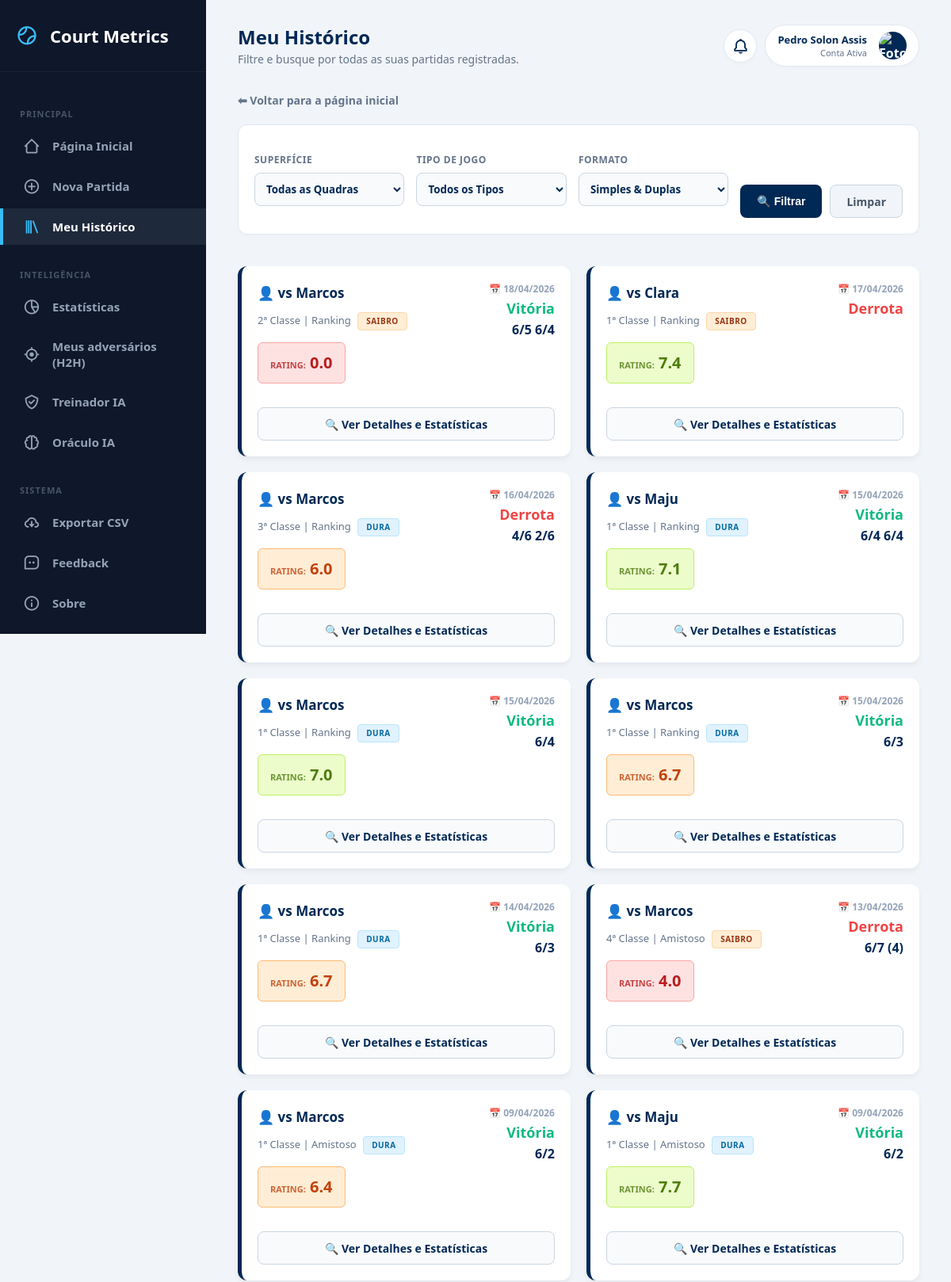
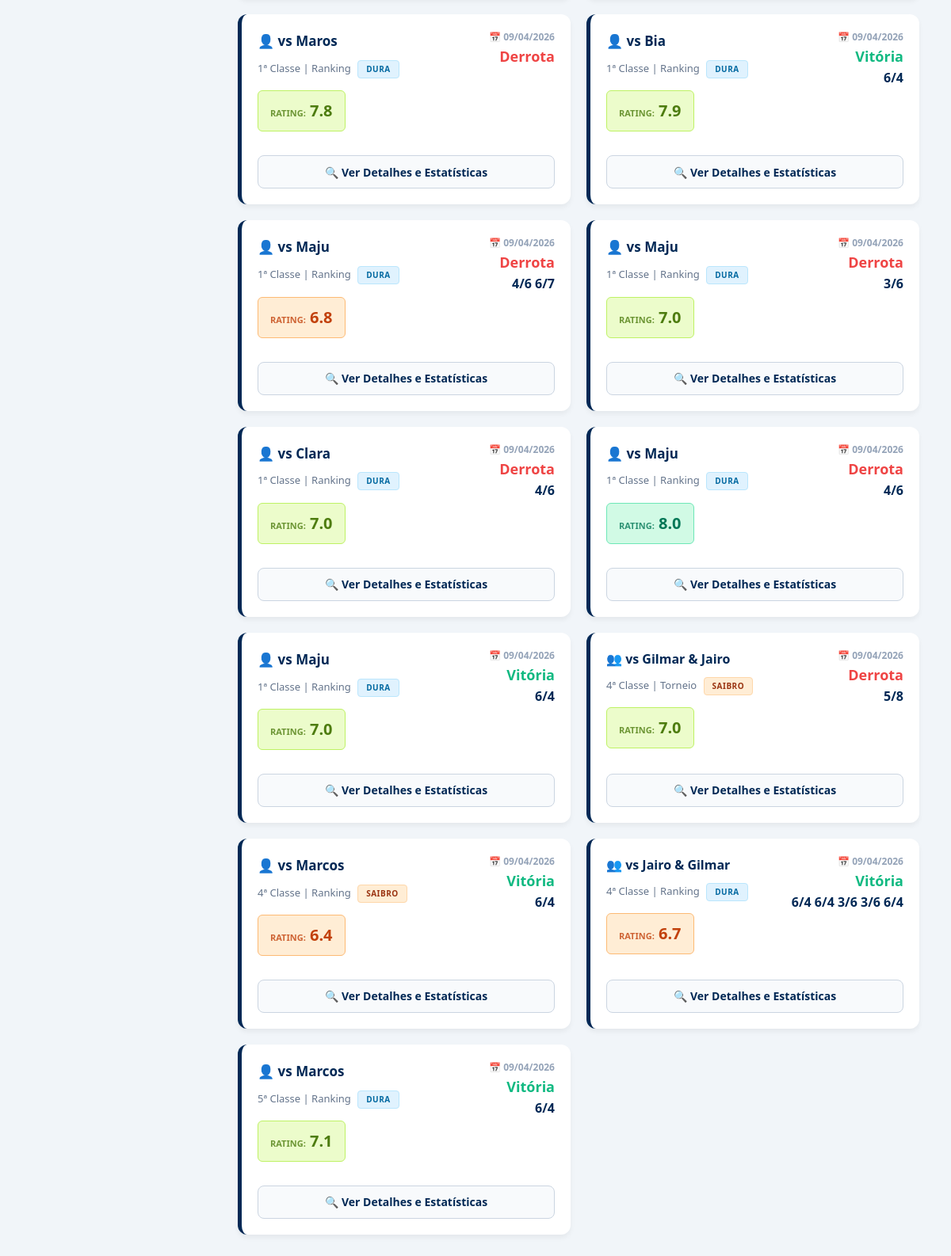
Screenshot of /history (signed in) with the database file from the repository (2 pictures, top to bottom).
### tables this page shows
CREATE TABLE matches (
        id INTEGER PRIMARY KEY AUTOINCREMENT,
        opponent TEXT,
        categoria TEXT,
        match_type TEXT, 
        surface TEXT,
        result TEXT,
        score TEXT,
        match_format TEXT,
        partner TEXT,
        opp_partner TEXT,
        forehand INTEGER,
        backhand INTEGER,
        serve INTEGER,
        first_serve INTEGER,
        second_serve INTEGER,
        double_faults INTEGER,
        return_serve INTEGER,
        slice INTEGER,
        volley INTEGER,
        smash INTEGER,
        dropshot INTEGER,
        footwork INTEGER,
        strategy INTEGER,
        winners INTEGER,
        unforced_errors INTEGER,
        performance_rating REAL,
        notes TEXT,
        match_date TEXT /* NOVA COLUNA: ÍNDICE 27 */
    , game_format TEXT DEFAULT 'Padrão', user_id INTEGER, mental_focus INTEGER DEFAULT 0, mental_resilience INTEGER DEFAULT 0, mental_confidence INTEGER DEFAULT 0, mental_pressure INTEGER DEFAULT 0, clutch_bp_saved INTEGER DEFAULT 0, clutch_bp_won INTEGER DEFAULT 0, momentum_lost_streak INTEGER DEFAULT 0, mental_tags TEXT DEFAULT "");

### app.py (the view)
@app.route("/history")
@login_required
def history():
    conn = sqlite3.connect("database.db")
    c = conn.cursor()
    f_surface = request.args.get("surface", "")
    f_type = request.args.get("match_type", "")
    f_format = request.args.get("match_format", "")
    query = "SELECT * FROM matches WHERE user_id = ?"
    params = [session["user_id"]]
    if f_surface:
        query += " AND surface = ?"
        params.append(f_surface)
    if f_type:
        query += " AND match_type = ?"
        params.append(f_type)
    if f_format:
        query += " AND match_format = ?"
        params.append(f_format)
    query += " ORDER BY match_date DESC, id DESC"
    c.execute(query, params)
    matches = c.fetchall()
    conn.close()
    filters = {"surface": f_surface, "match_type": f_type, "match_format": f_format}
    return render_template("history.html", matches=matches, filters=filters)

### app.py (called while the page is built)
def login_required(f):
    @wraps(f)
    def decorated_function(*args, **kwargs):
        if "user_id" not in session:
            return redirect("/login")
        return f(*args, **kwargs)
    return decorated_function

@app.context_processor
def inject_notifications():
    if "user_id" not in session:
        return dict(notifications=[])
    conn = sqlite3.connect("database.db")
    conn.row_factory = sqlite3.Row
    c = conn.cursor()
    c.execute("SELECT * FROM notifications WHERE user_id = ? AND is_read = 0 ORDER BY created_at DESC", (session["user_id"],))
    notifs = c.fetchall()
    conn.close()
    return dict(notifications=notifs)

### templates/history.html (shortened to what this page needs)
{% extends 'base.html' %}
{% block page_title %}Meu Histórico{% endblock %}
{% block page_subtitle %}Filtre e busque por todas as suas partidas registradas.{% endblock %}
{% block content %}
    <div style="max-width: 1000px;">
        <div style="margin-bottom: 20px;">
            <a href="/" style="color: var(--text-slate); text-decoration: none; font-weight: bold; font-size: 14px;">⬅ Voltar para a página inicial</a>
        </div>
        <form method="GET" action="/history" class="filter-bar">
            <div class="filter-group">
                <label class="filter-label">Superfície</label>
                <select name="surface" class="filter-select">
                    <option value="">Todas as Quadras</option>
                </select>
            </div>
            <div class="filter-group">
                <label class="filter-label">Tipo de Jogo</label>
                <select name="match_type" class="filter-select">
                    <option value="">Todos os Tipos</option>
                </select>
            </div>
            <div class="filter-group">
                <label class="filter-label">Formato</label>
                <select name="match_format" class="filter-select">
                    <option value="">Simples & Duplas</option>
                </select>
            </div>
            <div style="display: flex; gap: 10px;">
                <button type="submit" class="btn-main filter-btn">🔍 Filtrar</button>
                <a href="/history" class="btn-main filter-btn" style="background: #f1f5f9; color: #475569; border: 1px solid #cbd5e1;">Limpar</a>
            </div>
        </form>
        <div class="grid-cards">
        {% for match in matches %}
            <div class="match-card">
                <div>
                    <div style="display: flex; justify-content: space-between; align-items: flex-start; gap: 15px;">
                        <div style="line-height: 1.7; flex: 1; min-width: 0;">
                            {% if 'Duplas' in match[7] %}
                                <strong style="color: var(--atp-blue); font-size: 16px; display: block; margin-bottom: 5px; white-space: nowrap; overflow: hidden; text-overflow: ellipsis;">👥 vs {{ match[1] }} & {{ match[9] }}</strong>
                            {% else %}
                                <strong style="color: var(--atp-blue); font-size: 17px; display: block; margin-bottom: 5px; white-space: nowrap; overflow: hidden; text-overflow: ellipsis;">👤 vs {{ match[1] }}</strong>
                            {% endif %}
                            <span style="color: var(--text-slate); font-size: 13px;">
                                {{ match[2] }} | {{ match[3] }}
                                {% if 'Saibro' in match[4] %}
                                    <span class="surface-pill pill-saibro">Saibro</span>
                                {% else %}
                                    <span class="surface-pill pill-dura">Dura</span>
                                {% endif %}
                            </span>
                            {% set perf = match[25] %}
                            {% if perf >= 9.0 %}{% set pc, pb, pt = '#0e7490', '#cffafe', '#67e8f9' %}
                            {% elif perf >= 8.0 %}{% set pc, pb, pt = '#047857', '#d1fae5', '#6ee7b7' %}
                            {% elif perf >= 7.0 %}{% set pc, pb, pt = '#4d7c0f', '#ecfccb', '#bef264' %}
                            {% elif perf >= 6.0 %}{% set pc, pb, pt = '#c2410c', '#ffedd5', '#fdba74' %}
                            {% else %}{% set pc, pb, pt = '#b91c1c', '#fee2e2', '#fca5a5' %}{% endif %}
                            <div class="perf-badge" style="background: {{ pb }}; color: {{ pc }}; border-color: {{ pt }}; display: block; width: max-content;">
                                <span style="font-size: 11px; text-transform: uppercase; opacity: 0.8;">Rating:</span> {{ "%.1f"|format(perf) }}
                            </div>
                        </div>
                        <div style="text-align: right; flex-shrink: 0; display: flex; flex-direction: column; align-items: flex-end;">
                            <div style="font-size: 12px; color: #94a3b8; font-weight: bold; text-transform: uppercase; margin-bottom: 4px;">
                                📅 {{ match[27][8:10] }}/{{ match[27][5:7] }}/{{ match[27][0:4] }}
                            </div>
                            <span class="{% if match[5] == 'Vitória' %}badge-vitoria{% else %}badge-derrota{% endif %}">
                                {{ match[5] }}
                            </span>
                            {% set clean_score = match[6] | replace(' /', '') | replace('/ ', '') | trim %}
                            {% if clean_score.endswith('/') %}
                                {% set clean_score = clean_score[:-1] | trim %}
                            {% endif %}
                            <span style="color: var(--atp-blue); font-size: 16px; font-weight: 800; display: block; margin-top: 5px; text-align: right; line-height: 1.3;">
                                {{ clean_score }}
                            </span>
                        </div>
                    </div>
                </div>
                <a href="/match/{{ match[0] }}" class="btn-main" style="width: 100%; background: #f8fafc; color: var(--atp-blue); border: 1px solid #cbd5e1; text-align: center; text-decoration: none; display: flex; align-items: center; justify-content: center; box-sizing: border-box; margin-top: 15px;">
                    🔍 Ver Detalhes e Estatísticas
                </a>
            </div>
        {% endfor %}
        </div>
    </div>
{% endblock %}

### templates/base.html (shortened to what this page needs)
<!DOCTYPE html>
<html lang="pt-BR">
<head>
    <link href="https://cdnjs.cloudflare.com/ajax/libs/cropperjs/1.5.13/cropper.min.css" rel="stylesheet">
    <link rel="stylesheet" href="{{ url_for('static', filename='style.css') }}">
    <link href='https://unpkg.com/boxicons@2.1.4/css/boxicons.min.css' rel='stylesheet'>
</head>
<body>
    <nav class="sidebar" id="sidebar">
        <div class="sidebar-logo">
            <i class='bx bx-tennis-ball'></i>
            Court Metrics
        </div>
        <div class="nav-menu">
            <div class="nav-title">Principal</div>
            <a href="/" class="nav-item {% if request.path == '/' %}active{% endif %}">
                <i class='bx bx-home-alt-2'></i> Página Inicial
            </a>
            <a href="/new_match" class="nav-item {% if request.path == '/new_match' %}active{% endif %}">
                <i class='bx bx-plus-circle'></i> Nova Partida
            </a>
            <a href="/history" class="nav-item {% if request.path == '/history' %}active{% endif %}">
                <i class='bx bx-library'></i> Meu Histórico
            </a>
            <div class="nav-title">Inteligência</div>
            <a href="/insights" class="nav-item {% if request.path == '/insights' %}active{% endif %}">
                <i class='bx bx-pie-chart-alt-2'></i> Estatísticas
            </a>
           <a href="/adversarios" class="nav-item {% if request.path == '/adversarios' or '/h2h/' in request.path %}active{% endif %}">
                <i class='bx bx-target-lock'></i> Meus adversários (H2H)
            </a>
            <a href="/treinador" class="nav-item {% if request.path == '/treinador' %}active{% endif %}">
                <i class='bx bx-check-shield'></i> Treinador IA
            </a>
            <a href="/simulador" class="nav-item {% if request.path == '/simulador' %}active{% endif %}">
                <i class='bx bx-brain'></i> Oráculo IA
            </a>
            <div class="nav-title">Sistema</div>
            <a href="/export" class="nav-item">
                <i class='bx bx-cloud-download'></i> Exportar CSV
            </a>
            <a href="/feedback" class="nav-item {% if request.path == '/feedback' %}active{% endif %}">
                <i class='bx bx-message-square-dots'></i> Feedback
            </a>
            <a href="/sobre" class="nav-item {% if request.path == '/sobre' %}active{% endif %}">
                <i class='bx bx-info-circle'></i> Sobre
            </a>
        </div>
    </nav>
    <main class="main-content">
        <header class="top-header">
            <div class="header-title-area">
                <div>
                    <h1 style="margin: 0; color: var(--atp-blue); font-size: 24px;">{% block page_title %}Visão Geral{% endblock %}</h1>
                    <span style="color: var(--text-slate); font-size: 14px;">{% block page_subtitle %}Acompanhe sua evolução na quadra.{% endblock %}</span>
                </div>
            </div>
            <div style="display: flex; align-items: center;">
                <div class="notification-container">
                    <div class="notification-btn" id="notifBtn">
                        <i class='bx bx-bell'></i>
                    </div>
                </div>
                <div class="profile-container">
                    <div class="user-profile" id="profileBtn">
                        <div style="text-align: right;">
                            <div style="font-size: 13px; font-weight: bold; color: var(--atp-blue);">
                                {% if session.first_name and session.last_name %} {{ session.first_name }} {{ session.last_name }} {% else %} {{ session.username }} {% endif %}
                            </div>
                            <div style="font-size: 11px; color: var(--text-slate);">Conta Ativa</div>
                        </div>
                        <div class="user-avatar">
                            {% if session.profile_pic %}<img src="{{ url_for('static', filename=session.profile_pic) }}" alt="Foto">
                            {% elif session.first_name %}{{ session.first_name[0]|upper }}
                            {% elif session.username %}{{ session.username[0]|upper }}
                            {% else %}U{% endif %}
                        </div>
                    </div>
                </div>
            </div>
        </header>
        {% block content %}
        {% endblock %}
    </main>
</body>
</html>

### static/style.css (style rules this page uses)
:root { --bg-fundo: #F5F7FA; --bg-card: #FFFFFF; --texto-escuro: #333333; --texto-claro: #666666; --verde-tenis: #8BC34A; --azul-piscina: #26A69A; --borda: #E0E0E0; }
body { font-family: 'Segoe UI', Tahoma, Geneva, Verdana, sans-serif; background-color: var(--bg-fundo); color: var(--texto-escuro); margin: 0; padding: 0; }
h1, h2, h3 { color: var(--texto-escuro); }
form { background-color: var(--bg-card); padding: 25px; border-radius: 8px; box-shadow: 0 2px 10px rgba(0,0,0,0.05); border-top: 4px solid var(--azul-piscina); }
label { font-weight: bold; color: var(--texto-escuro); margin-top: 15px; display: block; }
input[type="text"], select, textarea { width: 100%; padding: 10px; margin: 8px 0 15px 0; border: 1px solid var(--borda); border-radius: 4px; box-sizing: border-box; font-family: inherit; }

### templates/base.html (style rules this page uses)
:root { --atp-blue: #002855; --tennis-green: #d1ff00; --text-slate: #64748b; --sidebar-bg: #0f172a; --sidebar-hover: #1e293b; --sidebar-text: #94a3b8; --sidebar-active: #38bdf8; }
body { margin: 0; padding: 0; font-family: 'Segoe UI', Tahoma, sans-serif; background-color: #f1f5f9; display: flex; min-height: 100vh; overflow-x: hidden; }
.sidebar { width: 260px; background-color: var(--sidebar-bg); color: white; display: flex; flex-direction: column; position: fixed; top: 0; left: 0; height: 100vh; overflow-y: auto; transition: transform 0.3s ease; z-index: 1000; }
.sidebar-logo { padding: 30px 20px; display: flex; align-items: center; gap: 15px; font-size: 22px; font-weight: 900; color: white; border-bottom: 1px solid rgba(255,255,255,0.05); }
.sidebar-logo i { color: var(--sidebar-active); font-size: 28px; }
.nav-menu { flex: 1; padding: 20px 0; display: flex; flex-direction: column; gap: 5px; }
.nav-item { padding: 12px 25px; display: flex; align-items: center; gap: 15px; color: var(--sidebar-text); text-decoration: none; font-weight: 600; font-size: 15px; transition: 0.2s; border-left: 4px solid transparent; }
.nav-item i { font-size: 22px; }
.nav-item.active { background-color: var(--sidebar-hover); color: white; border-left-color: var(--sidebar-active); }
.nav-item.active i { color: var(--sidebar-active); }
.nav-title { font-size: 11px; text-transform: uppercase; color: #475569; font-weight: 900; letter-spacing: 1px; padding: 15px 25px 5px 25px; margin-top: 10px; }
.main-content { flex: 1; margin-left: 260px; padding: 30px 40px; box-sizing: border-box; width: calc(100% - 260px); transition: margin 0.3s ease, width 0.3s ease; }
.top-header { display: flex; justify-content: space-between; align-items: center; margin-bottom: 30px; }
.header-title-area { display: flex; align-items: center; }
.user-profile { display: flex; align-items: center; gap: 15px; background: white; padding: 8px 15px; border-radius: 30px; box-shadow: 0 2px 5px rgba(0,0,0,0.02); border: 1px solid #e2e8f0; cursor: pointer; }
.user-avatar { width: 35px; height: 35px; background: var(--atp-blue); color: white; border-radius: 50%; display: flex; align-items: center; justify-content: center; font-weight: bold; overflow: hidden; }
.user-avatar img { width: 100%; height: 100%; object-fit: cover; }
.profile-container { position: relative; z-index: 100; }
.notification-container { position: relative; z-index: 101; margin-right: 10px; }
.notification-btn { width: 40px; height: 40px; background: white; border-radius: 50%; display: flex; align-items: center; justify-content: center; border: 1px solid #e2e8f0; box-shadow: 0 2px 5px rgba(0,0,0,0.02); cursor: pointer; transition: 0.2s; position: relative; }
.notification-btn i { font-size: 22px; color: var(--atp-blue); }

### rows the page displays
matches: opponent "Marcos", categoria "2ª Classe", match_type "Ranking", surface "SAIBRO", performance_rating "0.0", match_date "18", match_date "04", match_date "2026", result "Vitória", score "6/5 6/4"
matches: opponent "Clara", categoria "1ª Classe", match_type "Ranking", surface "SAIBRO", performance_rating "7.4", match_date "17", match_date "04", match_date "2026", result "Derrota"
matches: opponent "Marcos", categoria "3ª Classe", match_type "Ranking", surface "DURA", performance_rating "6.0", match_date "16", match_date "04", match_date "2026", result "Derrota", score "4/6 2/6"
matches: opponent "Maju", categoria "1ª Classe", match_type "Ranking", surface "DURA", performance_rating "7.1", match_date "15", match_date "04", match_date "2026", result "Vitória", score "6/4 6/4"
matches: opponent "Marcos", categoria "1ª Classe", match_type "Ranking", surface "DURA", performance_rating "7.0", match_date "15", match_date "04", match_date "2026", result "Vitória", score "6/4"
matches: opponent "Marcos", categoria "1ª Classe", match_type "Ranking", surface "DURA", performance_rating "6.7", match_date "15", match_date "04", match_date "2026", result "Vitória", score "6/3"
matches: opponent "Marcos", categoria "1ª Classe", match_type "Ranking", surface "DURA", performance_rating "6.7", match_date "14", match_date "04", match_date "2026", result "Vitória", score "6/3"
matches: opponent "Marcos", categoria "4ª Classe", match_type "Amistoso", surface "SAIBRO", performance_rating "4.0", match_date "13", match_date "04", match_date "2026", result "Derrota", score "6/7 (4)"
matches: opponent "Marcos", categoria "1ª Classe", match_type "Amistoso", surface "DURA", performance_rating "6.4", match_date "09", match_date "04", match_date "2026", result "Vitória", score "6/2"
matches: opponent "Maju", categoria "1ª Classe", match_type "Amistoso", surface "DURA", performance_rating "7.7", match_date "09", match_date "04", match_date "2026", result "Vitória", score "6/2"
matches: opponent "Maros", categoria "1ª Classe", match_type "Ranking", surface "DURA", performance_rating "7.8", match_date "09", match_date "04", match_date "2026", result "Derrota"
matches: opponent "Bia", categoria "1ª Classe", match_type "Ranking", surface "DURA", performance_rating "7.9", match_date "09", match_date "04", match_date "2026", result "Vitória", clean_score "6/4", {{ match[0] }} 10 (drawn)
matches: opponent "Maju", categoria "1ª Classe", match_type "Ranking", surface "DURA", performance_rating "6.8", match_date "09", match_date "04", match_date "2026", result "Derrota", score "4/6 6/7"
matches: opponent "Maju", categoria "1ª Classe", match_type "Ranking", surface "DURA", performance_rating "7.0", match_date "09", match_date "04", match_date "2026", result "Derrota", clean_score "3/6"
matches: opponent "Clara", categoria "1ª Classe", match_type "Ranking", surface "DURA", performance_rating "7.0", match_date "09", match_date "04", match_date "2026", result "Derrota", clean_score "4/6"
matches: opponent "Maju", categoria "1ª Classe", match_type "Ranking", surface "DURA", performance_rating "8.0", match_date "09", match_date "04", match_date "2026", result "Derrota", clean_score "4/6"
matches: opponent "Maju", categoria "1ª Classe", match_type "Ranking", surface "DURA", performance_rating "7.0", match_date "09", match_date "04", match_date "2026", result "Vitória", clean_score "6/4"
matches: opponent "Gilmar", opp_partner "Jairo", categoria "4ª Classe", match_type "Torneio", surface "SAIBRO", performance_rating "7.0", match_date "09", match_date "04", match_date "2026", result "Derrota", clean_score "5/8"
matches: opponent "Marcos", categoria "4ª Classe", match_type "Ranking", surface "SAIBRO", performance_rating "6.4", match_date "09", match_date "04", match_date "2026", result "Vitória", clean_score "6/4"
matches: opponent "Jairo", opp_partner "Gilmar", categoria "4ª Classe", match_type "Ranking", surface "DURA", performance_rating "6.7", match_date "09", match_date "04", match_date "2026", result "Vitória", score "6/4 6/4 3/6 3/6 6/4"
matches: opponent "Marcos", categoria "5ª Classe", match_type "Ranking", surface "DURA", performance_rating "7.1", match_date "09", match_date "04", match_date "2026", result "Vitória", clean_score "6/4", {{ match[0] }} 1 (drawn)

### other values shown
{{ session.first_name }} "Pedro Solon"
{{ session.last_name }} "Assis"
